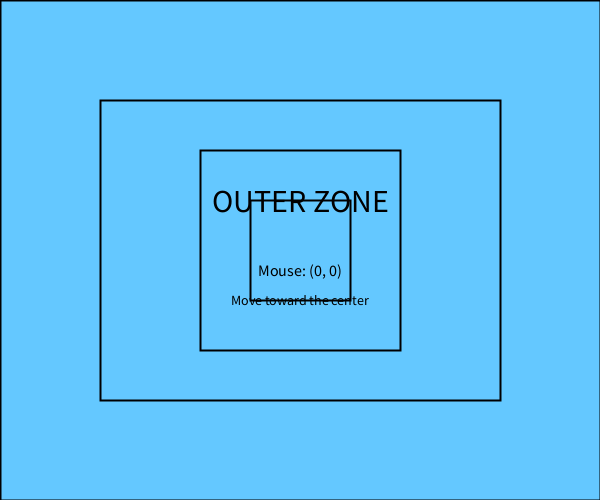
Frame 1 (no input)
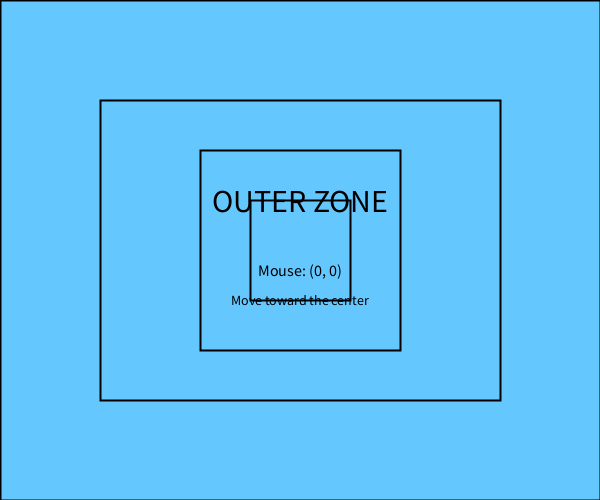
Frame 60 (the mouse pressed at the canvas centre just before this capture)
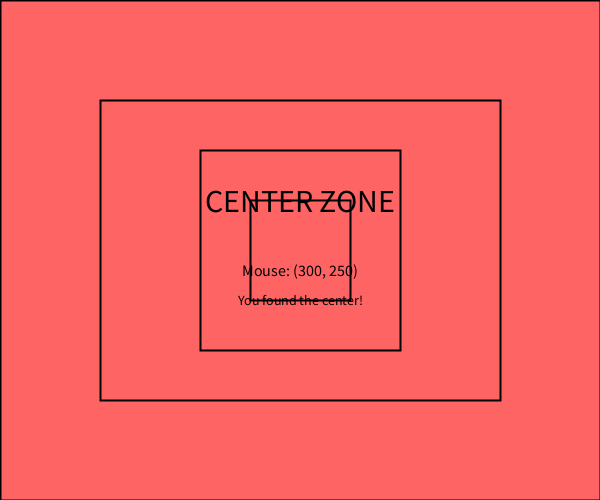
Frame 120 (the mouse held since frame 60 and released just before this capture)

The Processing sketch that drew these frames (run headless with seeded random() and noise(); from frame 60 on, the mouse is pressed at the canvas centre):

// Processing sketch: Day_5_Activity0_nested_zones
// ── Day_5_Activity0_nested_zones.pde
// Day 5 Activity - Nested Zones
// Detect mouse position in nested rectangular zones

// ============================================
// INSTRUCTIONS:
// 1. The screen has multiple nested zones
// 2. Use nested if statements OR logical operators
// 3. Display different colors and messages for each zone
// ============================================

// --- ZONE BOUNDARIES ---
// Outer zone: full screen
// Middle zone: 100 pixels from edges
// Inner zone: 200 pixels from edges
// Center zone: 250 pixels from edges

String currentZone = "";

void setup() {
  size(600, 500);
  textAlign(CENTER, CENTER);
}

void draw() {
  // --- DETERMINE ZONE USING NESTED IF STATEMENTS ---
  // Check from outside to inside

  // Check if in center zone (most restrictive)
  if (mouseX > 250 && mouseX < width - 250 &&
      mouseY > 200 && mouseY < height - 200) {
    currentZone = "CENTER";
    background(255, 100, 100);  // Red
  }
  // Check if in inner zone
  else if (mouseX > 200 && mouseX < width - 200 &&
           mouseY > 150 && mouseY < height - 150) {
    currentZone = "INNER";
    background(255, 200, 100);  // Orange
  }
  // Check if in middle zone
  else if (mouseX > 100 && mouseX < width - 100 &&
           mouseY > 100 && mouseY < height - 100) {
    currentZone = "MIDDLE";
    background(255, 255, 100);  // Yellow
  }
  // Otherwise, in outer zone
  else {
    currentZone = "OUTER";
    background(100, 200, 255);  // Blue
  }

  // --- DRAW ZONE BOUNDARIES ---
  noFill();
  stroke(0);
  strokeWeight(2);

  // Outer boundary (screen edge)
  rect(0, 0, width, height);

  // Middle boundary
  rect(100, 100, width - 200, height - 200);

  // Inner boundary
  rect(200, 150, width - 400, height - 300);

  // Center boundary
  rect(250, 200, width - 500, height - 400);

  // --- DISPLAY ZONE NAME ---
  fill(0);
  textSize(32);
  text(currentZone + " ZONE", width/2, height/2 - 50);

  // --- DISPLAY COORDINATES ---
  textSize(16);
  text("Mouse: (" + mouseX + ", " + mouseY + ")", width/2, height/2 + 20);

  // --- DISPLAY ZONE-SPECIFIC MESSAGE ---
  textSize(14);
  if (currentZone == "CENTER") {
    text("You found the center!", width/2, height/2 + 50);
  } else if (currentZone == "INNER") {
    text("Getting warmer...", width/2, height/2 + 50);
  } else if (currentZone == "MIDDLE") {
    text("Keep going!", width/2, height/2 + 50);
  } else {
    text("Move toward the center", width/2, height/2 + 50);
  }
}

// ============================================
// CHALLENGES:
// 1. Add more zones with different colors
// 2. Make the zones circular instead of rectangular
// 3. Add a score that increases while in the center
// 4. Add "danger zones" in the corners
// 5. Create a maze using nested conditions
// ============================================
